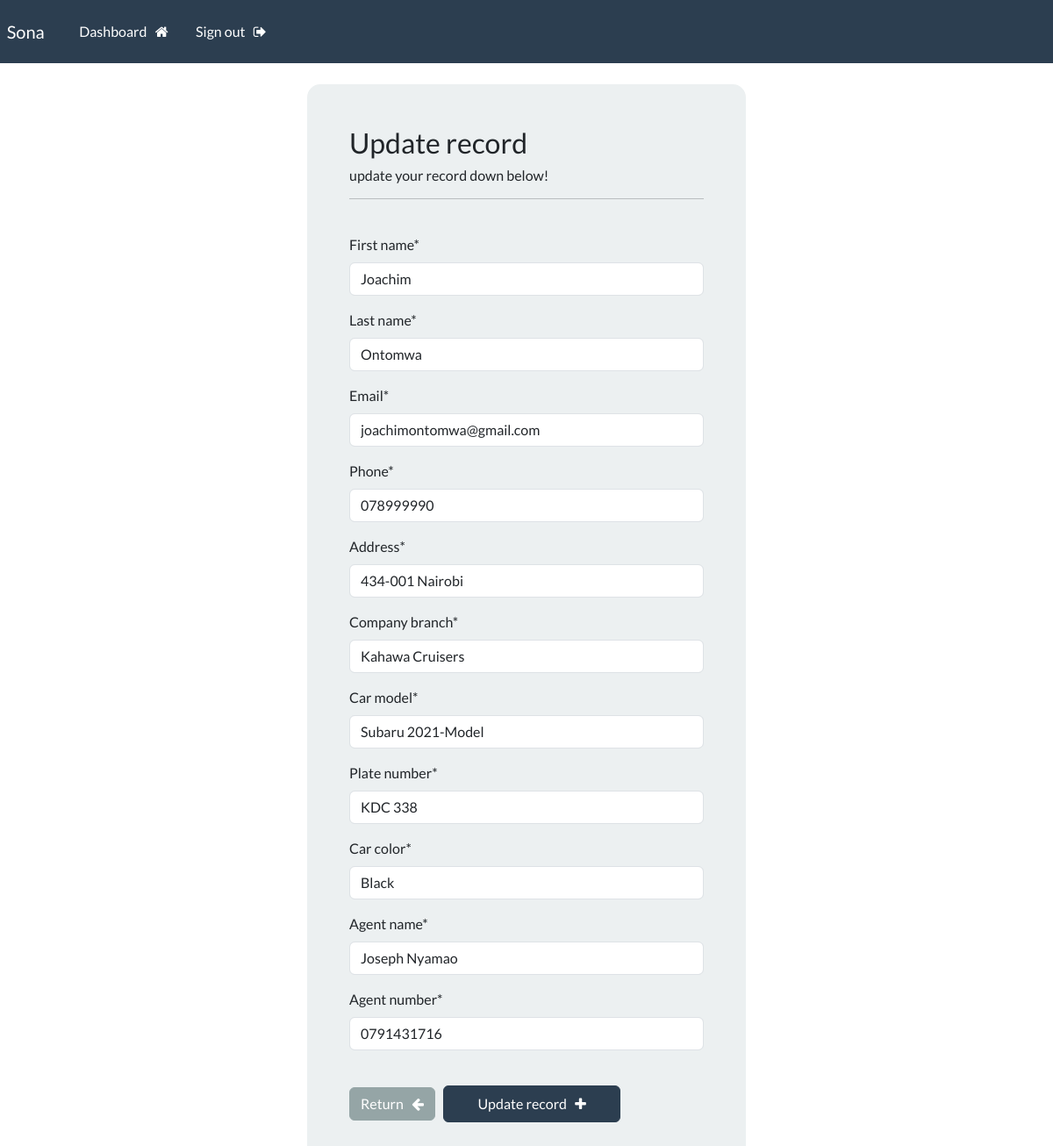
/update-record/5 (signed in), run on the app's committed database.
### crudapp/models.py (models this page shows, shortened)
class Record(models.Model):
    creation_date = models.DateTimeField(auto_now_add=True)
    first_name = models.CharField(max_length=100)
    last_name = models.CharField(max_length=100)
    email = models.CharField(max_length=255)
    phone = models.CharField(max_length=20)
    address = models.CharField(max_length=300)
    company_branch = models.CharField(max_length=255, default='')
    car_model = models.CharField(max_length=200, default='')
    plate_number = models.CharField(max_length=200, default='')
    car_color = models.CharField(max_length=200, default='')
    agent_name = models.CharField(max_length=200, default='')
    agent_number = models.CharField(max_length=200, default='')

### crudapp/views.py (the view)
# urls.py: path('update-record/<int:pk>', views.update_record, name="update-record"),
@login_required(login_url='my-login')
def update_record(request, pk):
    record = Record.objects.get(id=pk)
    form = UpdateRecordForm(instance=record)
    if request.method =='POST':
        form = UpdateRecordForm(request.POST, instance=record)
        if form.is_valid():
            form.save()
            messages.success(request, "Your record was updated!")
            return redirect("dashboard")
    context = {'form':form}
    return render(request, 'update-record.html', context=context)

### crudapp/forms.py
class UpdateRecordForm(forms.ModelForm):
    class Meta:
        model = Record
        fields = ['first_name', 'last_name', 'email', 'phone', 'address', 'company_branch', 'car_model', 'plate_number', 'car_color', 'agent_name', 'agent_number']

### templates/update-record.html (shortened to what this page needs)
{% extends 'base.html' %}
{% load crispy_forms_tags %}
{% block content %}
<body>
    <div class = "container bg-light shadow-md p-5 form-layout">
        <h3> Update record</h3>
        <h6>update your record down below!</h6>
        <hr>
        <br>
        <form method="POST" autocomplete="off">
            {{form|crispy}}
            <br>
            <a href="{% url 'dashboard' %}" class="btn btn-secondary w-40">
                Return &nbsp; <i class='fa fa-arrow-left' aria-hidden="true"></i>
            </a>
                <button type="submit" class="btn btn-primary w-50 btn-block p-2">
                     Update record  &nbsp; <i class='fa fa-plus' aria-hidden="true"></i>
                </button>
        </form>
    </div>
    <br>
</body>
{% endblock content %}

### static/css/styles.css (style rules this page uses)
.form-layout { border-radius: 15px; width: 500px; }

### data on the page
Record: first_name "Joachim", last_name "Ontomwa", email "joachimontomwa@gmail.com", phone "078999990", address "434-001 Nairobi", company_branch "Kahawa Cruisers", car_model "Subaru 2021-Model", plate_number "KDC 338", car_color "Black", agent_name "Joseph Nyamao", agent_number "0791431716"
